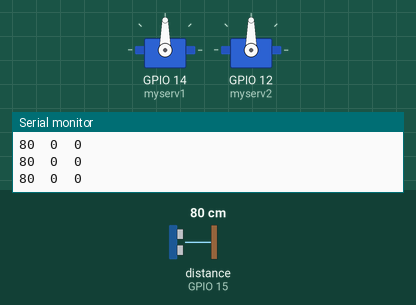
Bench run of a sketch on a simulated ESP8266 (NodeMCU). Shown: 2 × servo, the last lines printed to the serial monitor. Wiring (inferred from the names in the program): ultrasonic range finder: trigger GPIO 13; echo GPIO 15. Inputs (shaded band) come from the test bench; at power-on: distance to the obstacle (sensor on GPIO 15) 80 cm. The echo pulse lasts 58.3 µs per cm; WiFi joins after 1.5 s; servers stay silent unless stated.

Above: at 3.0 s.
3.1 s: distance to the obstacle (sensor on GPIO 15) set to 14 cm
4.6 s: distance to the obstacle (sensor on GPIO 15) set to 11 cm
At 6.6 s:
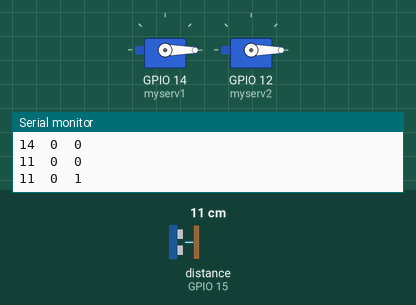
7.6 s: distance to the obstacle (sensor on GPIO 15) set to 2 cm
At 8.8 s:
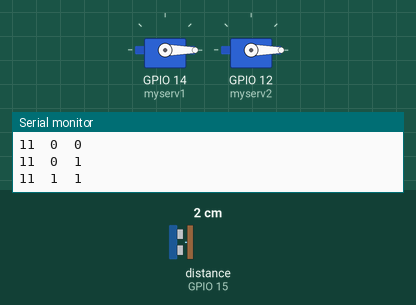
9.3 s: distance to the obstacle (sensor on GPIO 15) set to 6 cm
At 10.1 s:
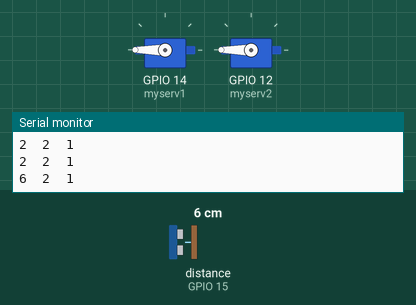
Timing chart, 0 to 13.3 s (numbered marks = the images above; inputs shaded):
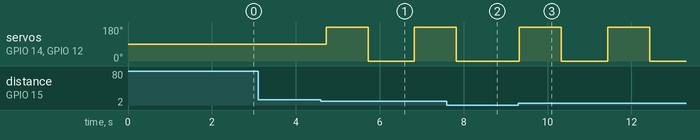

Measured:
- the behaviour switches between 13 and 12 cm on distance to the obstacle (sensor on GPIO 15) (found by bisection; images 0 and 1)
- the behaviour switches between 4 and 5 cm on distance to the obstacle (sensor on GPIO 15) (found by bisection; images 2 and 3)
- after the input at 4.6 s, servo on GPIO 14 (myserv1), servo on GPIO 12 (myserv2): 90° → 180° after 0.12 s, → 0° 1.0 s later, → 180° 1.1 s later
- after the input at 7.6 s, servo on GPIO 14 (myserv1), servo on GPIO 12 (myserv2): goes on until 7.8 s, then stays 0°
- after the input at 9.3 s, servo on GPIO 14 (myserv1), servo on GPIO 12 (myserv2): alternates 180° for 1.0 s and 0° for 1.1 s, starting at once

The sketch:

tanam_bibit.ino
```cpp
#include <Servo.h>
#include <ESP8266WiFi.h>
#include <BlynkSimpleEsp8266.h>
#include <SPI.h>
//#include <Ethernet.h>
//#include <BlynkSimpleEthernet.h>

#define echoPin1 15 //Echo Pin
#define trigPin1 13 //Trigger Pin // NodeMCU Pin D1 > TRIGGER | Pin D2 > ECHO
#define BLYNK_PRINT Serial


WidgetLCD lcd(V1);
Servo myserv1, myserv2;

long dur1, dist1; //waktu untuk kalkulasi jarak
int kond = 0, n_bibit = 0;
int bb = 5, ba = 12;//batas dia detect lubang
char auth[]="86p3cYxEv5hBawX3QtokOeDJMMmbuHeh";
char ssid[]="LUNAG55"; //nama wifi
char pass[]=""; //password wifi


void setup() {
  Serial.begin (9600); //inisialiasasi komunikasi serial
  //deklarasi pin
  myserv1.attach(14);
  myserv2.attach(12);
  pinMode(trigPin1, OUTPUT);
  pinMode(echoPin1, INPUT);
  Blynk.begin(auth,ssid,pass);
}

void loop() {
  Blynk.run();
  lcd.clear();
  char n[]="jml bibit";
  Blynk.virtualWrite(V1, n);
  lcd.print(0,0,n);
  Blynk.virtualWrite(V1,n_bibit);
  lcd.print(0,1,n_bibit);
  digitalWrite(trigPin1, LOW);
  delayMicroseconds(2);
  digitalWrite(trigPin1, HIGH);
  delayMicroseconds(10);
  digitalWrite(trigPin1, LOW);
  dur1 = pulseIn(echoPin1, HIGH);

  dist1 = dur1 / 58.2;//1 cm dibutuhkan waktu 58 µs
  Serial.print(dist1);
  Serial.print("  ");
  Serial.print(n_bibit);
  Serial.print("  ");
  Serial.println(kond);

  if (dist1 >= bb && kond == 1) {
    myserv1.write(180);
    myserv2.write(180);
    delay(1000);
    myserv1.write(0);
    myserv2.write(0);
    n_bibit += 1;
    kond = 0;
    delay(1000);

  }
  if (dist1 <= ba) {
    kond = 1;
  }
  delay(100);
}
```
